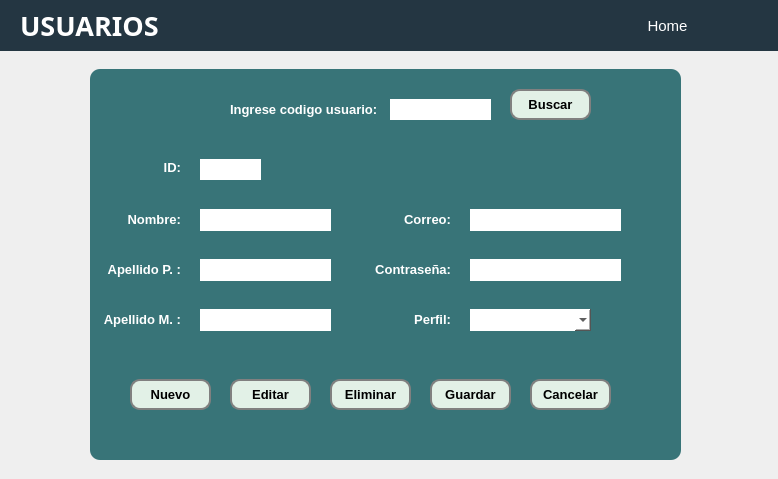
<?xml version="1.0" encoding="UTF-8"?>
<ui version="4.0">
 <class>Dialog</class>
 <widget class="QDialog" name="Dialog">
  <property name="geometry">
   <rect>
    <x>0</x>
    <y>0</y>
    <width>778</width>
    <height>479</height>
   </rect>
  </property>
  <property name="windowTitle">
   <string>Dialog</string>
  </property>
  <widget class="QLabel" name="label">
   <property name="geometry">
    <rect>
     <x>0</x>
     <y>0</y>
     <width>781</width>
     <height>51</height>
    </rect>
   </property>
   <property name="font">
    <font>
     <family>Arial Black</family>
     <pointsize>20</pointsize>
     <bold>true</bold>
    </font>
   </property>
   <property name="styleSheet">
    <string notr="true">background-color: #243642;
color: #FFFFFF</string>
   </property>
   <property name="text">
    <string>USUARIOS</string>
   </property>
   <property name="alignment">
    <set>Qt::AlignLeading|Qt::AlignLeft|Qt::AlignVCenter</set>
   </property>
   <property name="margin">
    <number>0</number>
   </property>
   <property name="indent">
    <number>20</number>
   </property>
  </widget>
  <widget class="QPushButton" name="btnHome">
   <property name="geometry">
    <rect>
     <x>630</x>
     <y>10</y>
     <width>75</width>
     <height>31</height>
    </rect>
   </property>
   <property name="font">
    <font>
     <family>Arial</family>
     <pointsize>11</pointsize>
    </font>
   </property>
   <property name="cursor">
    <cursorShape>PointingHandCursor</cursorShape>
   </property>
   <property name="styleSheet">
    <string notr="true">color: rgb(255, 255, 255);</string>
   </property>
   <property name="text">
    <string>Home</string>
   </property>
   <property name="flat">
    <bool>true</bool>
   </property>
  </widget>
  <widget class="QFrame" name="frameFormHorario">
   <property name="geometry">
    <rect>
     <x>90</x>
     <y>69</y>
     <width>591</width>
     <height>391</height>
    </rect>
   </property>
   <property name="cursor">
    <cursorShape>ArrowCursor</cursorShape>
   </property>
   <property name="styleSheet">
    <string notr="true">background-color:#387478;
border-radius: 10px;</string>
   </property>
   <property name="frameShape">
    <enum>QFrame::StyledPanel</enum>
   </property>
   <property name="frameShadow">
    <enum>QFrame::Raised</enum>
   </property>
   <widget class="QLabel" name="label_2">
    <property name="geometry">
     <rect>
      <x>42</x>
      <y>90</y>
      <width>49</width>
      <height>16</height>
     </rect>
    </property>
    <property name="font">
     <font>
      <family>Arial</family>
      <pointsize>10</pointsize>
      <bold>true</bold>
     </font>
    </property>
    <property name="layoutDirection">
     <enum>Qt::LeftToRight</enum>
    </property>
    <property name="styleSheet">
     <string notr="true">color: rgb(255, 255, 255);</string>
    </property>
    <property name="text">
     <string>ID:</string>
    </property>
    <property name="alignment">
     <set>Qt::AlignRight|Qt::AlignTrailing|Qt::AlignVCenter</set>
    </property>
   </widget>
   <widget class="QLabel" name="label_3">
    <property name="geometry">
     <rect>
      <x>30</x>
      <y>140</y>
      <width>61</width>
      <height>20</height>
     </rect>
    </property>
    <property name="font">
     <font>
      <family>Arial</family>
      <pointsize>10</pointsize>
      <bold>true</bold>
     </font>
    </property>
    <property name="layoutDirection">
     <enum>Qt::LeftToRight</enum>
    </property>
    <property name="styleSheet">
     <string notr="true">color: rgb(255, 255, 255);</string>
    </property>
    <property name="text">
     <string>Nombre:</string>
    </property>
    <property name="alignment">
     <set>Qt::AlignRight|Qt::AlignTrailing|Qt::AlignVCenter</set>
    </property>
   </widget>
   <widget class="QLabel" name="label_4">
    <property name="geometry">
     <rect>
      <x>10</x>
      <y>190</y>
      <width>81</width>
      <height>20</height>
     </rect>
    </property>
    <property name="font">
     <font>
      <family>Arial</family>
      <pointsize>10</pointsize>
      <bold>true</bold>
     </font>
    </property>
    <property name="layoutDirection">
     <enum>Qt::LeftToRight</enum>
    </property>
    <property name="styleSheet">
     <string notr="true">color: rgb(255, 255, 255);</string>
    </property>
    <property name="text">
     <string>Apellido P. :</string>
    </property>
    <property name="alignment">
     <set>Qt::AlignRight|Qt::AlignTrailing|Qt::AlignVCenter</set>
    </property>
   </widget>
   <widget class="QLabel" name="label_5">
    <property name="geometry">
     <rect>
      <x>10</x>
      <y>240</y>
      <width>81</width>
      <height>20</height>
     </rect>
    </property>
    <property name="font">
     <font>
      <family>Arial</family>
      <pointsize>10</pointsize>
      <bold>true</bold>
     </font>
    </property>
    <property name="layoutDirection">
     <enum>Qt::LeftToRight</enum>
    </property>
    <property name="styleSheet">
     <string notr="true">color: rgb(255, 255, 255);</string>
    </property>
    <property name="text">
     <string>Apellido M. :</string>
    </property>
    <property name="alignment">
     <set>Qt::AlignRight|Qt::AlignTrailing|Qt::AlignVCenter</set>
    </property>
   </widget>
   <widget class="QLineEdit" name="entryId">
    <property name="geometry">
     <rect>
      <x>110</x>
      <y>90</y>
      <width>61</width>
      <height>21</height>
     </rect>
    </property>
    <property name="styleSheet">
     <string notr="true">background-color: rgb(255, 255, 255);
border-radius:none;</string>
    </property>
   </widget>
   <widget class="QLabel" name="label_10">
    <property name="geometry">
     <rect>
      <x>140</x>
      <y>30</y>
      <width>151</width>
      <height>20</height>
     </rect>
    </property>
    <property name="font">
     <font>
      <family>Arial</family>
      <pointsize>10</pointsize>
      <bold>true</bold>
     </font>
    </property>
    <property name="styleSheet">
     <string notr="true">color: rgb(255, 255, 255);</string>
    </property>
    <property name="text">
     <string>Ingrese codigo usuario:</string>
    </property>
   </widget>
   <widget class="QLineEdit" name="entryBuscarId">
    <property name="geometry">
     <rect>
      <x>300</x>
      <y>30</y>
      <width>101</width>
      <height>21</height>
     </rect>
    </property>
    <property name="styleSheet">
     <string notr="true">background-color: rgb(255, 255, 255);
border-radius: none;</string>
    </property>
   </widget>
   <widget class="QPushButton" name="btnNuevo">
    <property name="geometry">
     <rect>
      <x>40</x>
      <y>310</y>
      <width>81</width>
      <height>31</height>
     </rect>
    </property>
    <property name="font">
     <font>
      <family>Arial</family>
      <pointsize>10</pointsize>
      <bold>true</bold>
     </font>
    </property>
    <property name="styleSheet">
     <string notr="true">background-color: #E2F1E7;
border: 2px solid grey;
padding: 5px;</string>
    </property>
    <property name="text">
     <string>Nuevo</string>
    </property>
   </widget>
   <widget class="QPushButton" name="btnEditar">
    <property name="geometry">
     <rect>
      <x>140</x>
      <y>310</y>
      <width>81</width>
      <height>31</height>
     </rect>
    </property>
    <property name="font">
     <font>
      <family>Arial</family>
      <pointsize>10</pointsize>
      <bold>true</bold>
     </font>
    </property>
    <property name="styleSheet">
     <string notr="true">background-color: #E2F1E7;
border: 2px solid grey;
padding: 5px;</string>
    </property>
    <property name="text">
     <string>Editar</string>
    </property>
   </widget>
   <widget class="QPushButton" name="btnEliminar">
    <property name="geometry">
     <rect>
      <x>240</x>
      <y>310</y>
      <width>81</width>
      <height>31</height>
     </rect>
    </property>
    <property name="font">
     <font>
      <family>Arial</family>
      <pointsize>10</pointsize>
      <bold>true</bold>
     </font>
    </property>
    <property name="styleSheet">
     <string notr="true">background-color: #E2F1E7;
border: 2px solid grey;
padding: 5px;</string>
    </property>
    <property name="text">
     <string>Eliminar</string>
    </property>
   </widget>
   <widget class="QPushButton" name="btnGuardar">
    <property name="geometry">
     <rect>
      <x>340</x>
      <y>310</y>
      <width>81</width>
      <height>31</height>
     </rect>
    </property>
    <property name="font">
     <font>
      <family>Arial</family>
      <pointsize>10</pointsize>
      <bold>true</bold>
     </font>
    </property>
    <property name="styleSheet">
     <string notr="true">background-color: #E2F1E7;
border: 2px solid grey;
padding: 5px;</string>
    </property>
    <property name="text">
     <string>Guardar</string>
    </property>
   </widget>
   <widget class="QPushButton" name="btnCancelar">
    <property name="geometry">
     <rect>
      <x>440</x>
      <y>310</y>
      <width>81</width>
      <height>31</height>
     </rect>
    </property>
    <property name="font">
     <font>
      <family>Arial</family>
      <pointsize>10</pointsize>
      <bold>true</bold>
     </font>
    </property>
    <property name="styleSheet">
     <string notr="true">background-color: #E2F1E7;
border: 2px solid grey;
padding: 5px;</string>
    </property>
    <property name="text">
     <string>Cancelar</string>
    </property>
   </widget>
   <widget class="QPushButton" name="btnBuscar">
    <property name="geometry">
     <rect>
      <x>420</x>
      <y>20</y>
      <width>81</width>
      <height>31</height>
     </rect>
    </property>
    <property name="font">
     <font>
      <family>Arial</family>
      <pointsize>10</pointsize>
      <bold>true</bold>
     </font>
    </property>
    <property name="styleSheet">
     <string notr="true">background-color: #E2F1E7;
border: 2px solid grey;
padding: 5px;</string>
    </property>
    <property name="text">
     <string>Buscar</string>
    </property>
   </widget>
   <widget class="QLineEdit" name="entryNombre">
    <property name="geometry">
     <rect>
      <x>110</x>
      <y>140</y>
      <width>131</width>
      <height>22</height>
     </rect>
    </property>
    <property name="styleSheet">
     <string notr="true">background-color: white;
border-radius: none;
</string>
    </property>
   </widget>
   <widget class="QLineEdit" name="entryApellidoP">
    <property name="geometry">
     <rect>
      <x>110</x>
      <y>190</y>
      <width>131</width>
      <height>22</height>
     </rect>
    </property>
    <property name="styleSheet">
     <string notr="true">background-color: white;
border-radius: none;
</string>
    </property>
   </widget>
   <widget class="QLineEdit" name="entryApellidoM">
    <property name="geometry">
     <rect>
      <x>110</x>
      <y>240</y>
      <width>131</width>
      <height>22</height>
     </rect>
    </property>
    <property name="styleSheet">
     <string notr="true">background-color: white;
border-radius: none;
</string>
    </property>
   </widget>
   <widget class="QLabel" name="label_6">
    <property name="geometry">
     <rect>
      <x>300</x>
      <y>140</y>
      <width>61</width>
      <height>20</height>
     </rect>
    </property>
    <property name="font">
     <font>
      <family>Arial</family>
      <pointsize>10</pointsize>
      <bold>true</bold>
     </font>
    </property>
    <property name="layoutDirection">
     <enum>Qt::LeftToRight</enum>
    </property>
    <property name="styleSheet">
     <string notr="true">color: rgb(255, 255, 255);</string>
    </property>
    <property name="text">
     <string>Correo:</string>
    </property>
    <property name="alignment">
     <set>Qt::AlignRight|Qt::AlignTrailing|Qt::AlignVCenter</set>
    </property>
   </widget>
   <widget class="QLineEdit" name="entryCorreo">
    <property name="geometry">
     <rect>
      <x>380</x>
      <y>140</y>
      <width>151</width>
      <height>22</height>
     </rect>
    </property>
    <property name="styleSheet">
     <string notr="true">background-color: white;
border-radius: none;
</string>
    </property>
   </widget>
   <widget class="QLabel" name="label_7">
    <property name="geometry">
     <rect>
      <x>280</x>
      <y>190</y>
      <width>81</width>
      <height>20</height>
     </rect>
    </property>
    <property name="font">
     <font>
      <family>Arial</family>
      <pointsize>10</pointsize>
      <bold>true</bold>
     </font>
    </property>
    <property name="layoutDirection">
     <enum>Qt::LeftToRight</enum>
    </property>
    <property name="styleSheet">
     <string notr="true">color: rgb(255, 255, 255);</string>
    </property>
    <property name="text">
     <string>Contraseña:</string>
    </property>
    <property name="alignment">
     <set>Qt::AlignRight|Qt::AlignTrailing|Qt::AlignVCenter</set>
    </property>
   </widget>
   <widget class="QLineEdit" name="entryContrasena">
    <property name="geometry">
     <rect>
      <x>380</x>
      <y>190</y>
      <width>151</width>
      <height>22</height>
     </rect>
    </property>
    <property name="styleSheet">
     <string notr="true">background-color: white;
border-radius: none;
</string>
    </property>
   </widget>
   <widget class="QLabel" name="label_8">
    <property name="geometry">
     <rect>
      <x>280</x>
      <y>240</y>
      <width>81</width>
      <height>20</height>
     </rect>
    </property>
    <property name="font">
     <font>
      <family>Arial</family>
      <pointsize>10</pointsize>
      <bold>true</bold>
     </font>
    </property>
    <property name="layoutDirection">
     <enum>Qt::LeftToRight</enum>
    </property>
    <property name="styleSheet">
     <string notr="true">color: rgb(255, 255, 255);</string>
    </property>
    <property name="text">
     <string>Perfil:</string>
    </property>
    <property name="alignment">
     <set>Qt::AlignRight|Qt::AlignTrailing|Qt::AlignVCenter</set>
    </property>
   </widget>
   <widget class="QComboBox" name="cbPerfil">
    <property name="geometry">
     <rect>
      <x>380</x>
      <y>240</y>
      <width>121</width>
      <height>22</height>
     </rect>
    </property>
    <property name="styleSheet">
     <string notr="true">background-color:white;
border-radius:none;</string>
    </property>
   </widget>
  </widget>
 </widget>
 <resources/>
 <connections/>
</ui>
